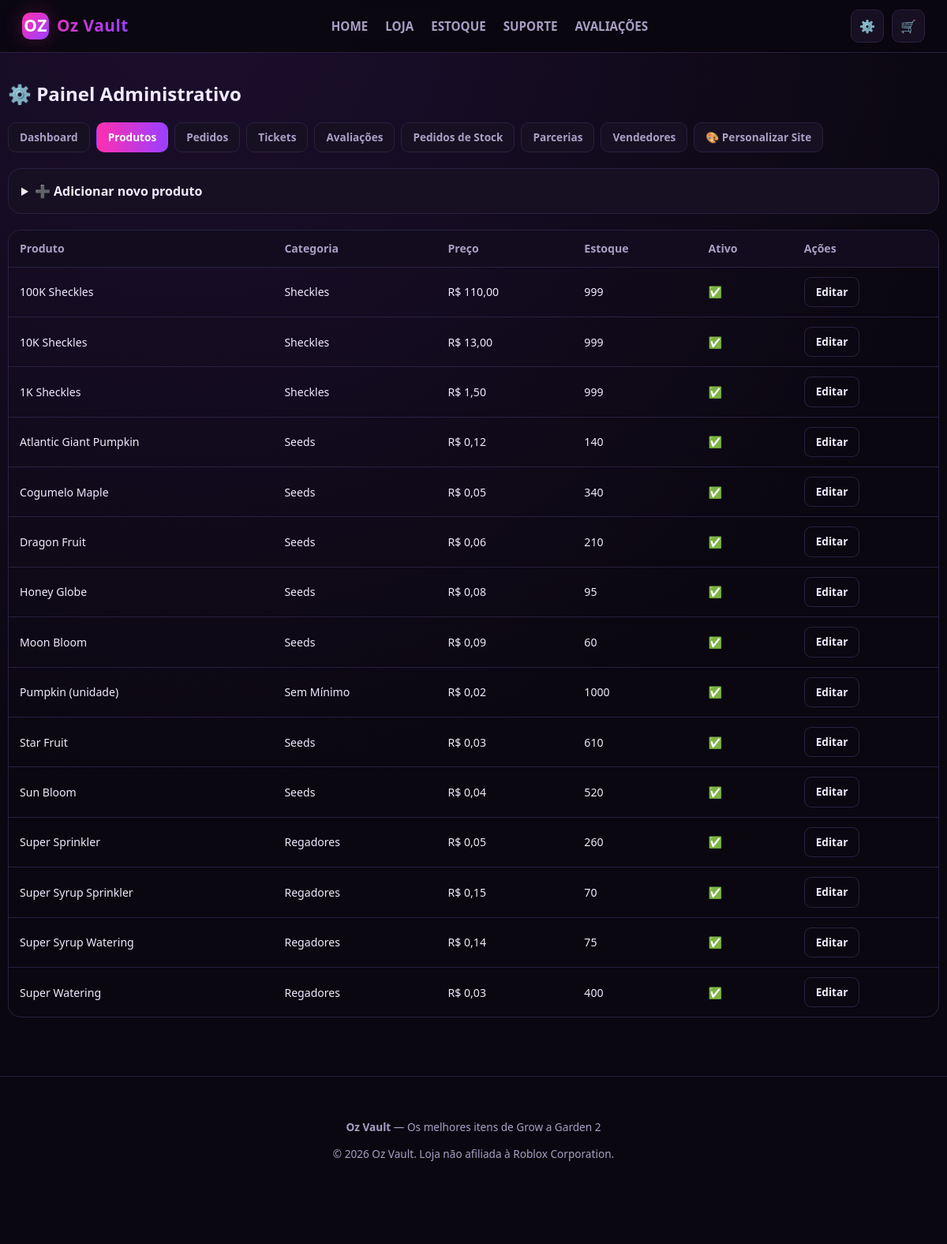
Page /admin/produtos (signed in) on the committed database.
### tables this page shows
CREATE TABLE products (
    id INTEGER PRIMARY KEY AUTOINCREMENT,
    category_id INTEGER NOT NULL,
    name TEXT NOT NULL,
    description TEXT,
    image TEXT,
    background_image TEXT,
    base_price REAL NOT NULL DEFAULT 0,
    stock INTEGER NOT NULL DEFAULT 0,
    active INTEGER NOT NULL DEFAULT 1,
    created_at TEXT NOT NULL DEFAULT (datetime('now')),
    FOREIGN KEY(category_id) REFERENCES categories(id)
);

CREATE TABLE categories (
    id INTEGER PRIMARY KEY AUTOINCREMENT,
    slug TEXT UNIQUE NOT NULL,
    name TEXT NOT NULL,
    description TEXT,
    icon TEXT DEFAULT '📦',
    sort_order INTEGER DEFAULT 0
);

### app.py (the view)
@app.route("/admin/produtos")
@staff_required
def admin_produtos():
    db = get_db()
    products = db.execute(
        """SELECT p.*, c.name as cat_name FROM products p
           JOIN categories c ON c.id = p.category_id ORDER BY p.name"""
    ).fetchall()
    categories = db.execute("SELECT * FROM categories ORDER BY sort_order").fetchall()
    return render_template("admin/produtos.html", products=products, categories=categories)

### app.py (called while the page is built)
def get_db():
    if "db" not in g:
        g.db = sqlite3.connect(DB_PATH)
        g.db.row_factory = sqlite3.Row
        g.db.execute("PRAGMA foreign_keys = ON")
    return g.db

def current_user():
    if "user_id" not in session:
        return None
    db = get_db()
    return db.execute("SELECT * FROM users WHERE id = ?", (session["user_id"],)).fetchone()

@app.context_processor
def inject_globals():
    settings = get_settings()
    return dict(
        store_name=STORE_NAME,
        store_tagline=STORE_TAGLINE,
        current_user=current_user(),
        cart_count=sum(item["qty"] for item in session.get("cart", {}).values()) if session.get("cart") else 0,
        order_status_map=ORDER_STATUS_MAP,
        site_settings=settings,
    )

def staff_required(view):
    @wraps(view)
    def wrapped(*args, **kwargs):
        user = current_user()
        if not user:
            flash("Você precisa entrar com uma conta da equipe.", "warning")
            return redirect(url_for("login", next=request.path))
        return view(*args, **kwargs)
    return wrapped

def get_settings():
    db = get_db()
    rows = db.execute("SELECT key, value FROM settings").fetchall()
    return {r["key"]: r["value"] for r in rows}

### templates/admin/produtos.html (shortened to what this page needs)
{% extends "admin/base_admin.html" %}
{% block admin_content %}
<details class="card" style="padding:16px; margin-bottom:20px;">
  <summary style="cursor:pointer; font-weight:700;">➕ Adicionar novo produto</summary>
</details>
<div class="table-wrap">
  <table>
    <thead><tr><th>Produto</th><th>Categoria</th><th>Preço</th><th>Estoque</th><th>Ativo</th><th>Ações</th></tr></thead>
    <tbody>
      {% for p in products %}
      <tr>
        <td>{{ p['name'] }}</td>
        <td>{{ p['cat_name'] }}</td>
        <td>R$ {{ "%.2f"|format(p['base_price'])|replace(".", ",") }}</td>
        <td>{{ p['stock'] }}</td>
        <td>{{ '✅' if p['active'] else '🚫' }}</td>
        <td>
          <details>
            <summary class="btn btn-outline btn-sm" style="display:inline-block; cursor:pointer;">Editar</summary>
                {% set tiers = get_tiers_for(p['id']) if get_tiers_for is defined else [] %}
          </details>
        </td>
      </tr>
      {% endfor %}
    </tbody>
  </table>
</div>
{% endblock %}

### static/css/style.css (style rules this page uses)
:root { --bg: #0a0710; --bg-alt: #120c1e; --card: #161022; --card-hover: #1d1530; --border: #2a2040; --pink: #ff2fb0; --purple: #9b3fff; --blue: #3fa9ff; --text: #f1eaff; --text-dim: #a99fc4; --green: #3ddc84; --yellow: #ffcc33; --red: #ff4d6d; --radius: 16px; --shadow-glow: 0 0 24px rgba(255, 47, 176, 0.25); }
* { box-sizing: border-box; }
body { margin: 0; background: radial-gradient(circle at 20% 0%, #1c0f2e 0%, var(--bg) 55%); color: var(--text); font-family: 'Segoe UI', Roboto, Helvetica, Arial, sans-serif; line-height: 1.5; min-height: 100vh; }
.btn { display: inline-flex; align-items: center; justify-content: center; gap: 6px; padding: 12px 22px; border-radius: 12px; font-weight: 700; font-size: 0.95rem; border: none; cursor: pointer; transition: transform .15s ease, box-shadow .15s ease, opacity .15s ease; }
.btn-outline { background: transparent; border: 1px solid var(--border); color: var(--text); }
.btn-sm { padding: 8px 14px; font-size: 0.85rem; border-radius: 9px; }
.card { background: var(--card); border: 1px solid var(--border); border-radius: var(--radius); overflow: hidden; transition: transform .18s ease, box-shadow .18s ease, border-color .18s ease; display: flex; flex-direction: column; }
.table-wrap { overflow-x: auto; border-radius: var(--radius); border: 1px solid var(--border); -webkit-overflow-scrolling: touch; }
table { width: 100%; border-collapse: collapse; min-width: 560px; }
th, td { padding: 12px 14px; text-align: left; font-size: 0.88rem; border-bottom: 1px solid var(--border); }
th { color: var(--text-dim); font-weight: 700; background: var(--bg-alt); }
tr:last-child td { border-bottom: none; }

### rows in the picture
products: name "100K Sheckles", cat_name "Sheckles", base_price "110,00", stock "999", active "✅"
products: name "10K Sheckles", cat_name "Sheckles", base_price "13,00", stock "999", active "✅"
products: name "1K Sheckles", cat_name "Sheckles", base_price "1,50", stock "999", active "✅"
products: name "Atlantic Giant Pumpkin", cat_name "Seeds", base_price "0,12", stock "140", active "✅"
products: name "Cogumelo Maple", cat_name "Seeds", base_price "0,05", stock "340", active "✅"
products: name "Dragon Fruit", cat_name "Seeds", base_price "0,06", stock "210", active "✅"
products: name "Honey Globe", cat_name "Seeds", base_price "0,08", stock "95", active "✅"
products: name "Moon Bloom", cat_name "Seeds", base_price "0,09", stock "60", active "✅"
products: name "Pumpkin (unidade)", cat_name "Sem Mínimo", base_price "0,02", stock "1000", active "✅"
products: name "Star Fruit", cat_name "Seeds", base_price "0,03", stock "610", active "✅"
products: name "Sun Bloom", cat_name "Seeds", base_price "0,04", stock "520", active "✅"
products: name "Super Sprinkler", cat_name "Regadores", base_price "0,05", stock "260", active "✅"
products: name "Super Syrup Sprinkler", cat_name "Regadores", base_price "0,15", stock "70", active "✅"
products: name "Super Syrup Watering", cat_name "Regadores", base_price "0,14", stock "75", active "✅"
products: name "Super Watering", cat_name "Regadores", base_price "0,03", stock "400", active "✅"

### other values in the picture
{{ store_name }} "Oz Vault"
{{ store_tagline }} "Os melhores itens de Grow a Garden 2"
